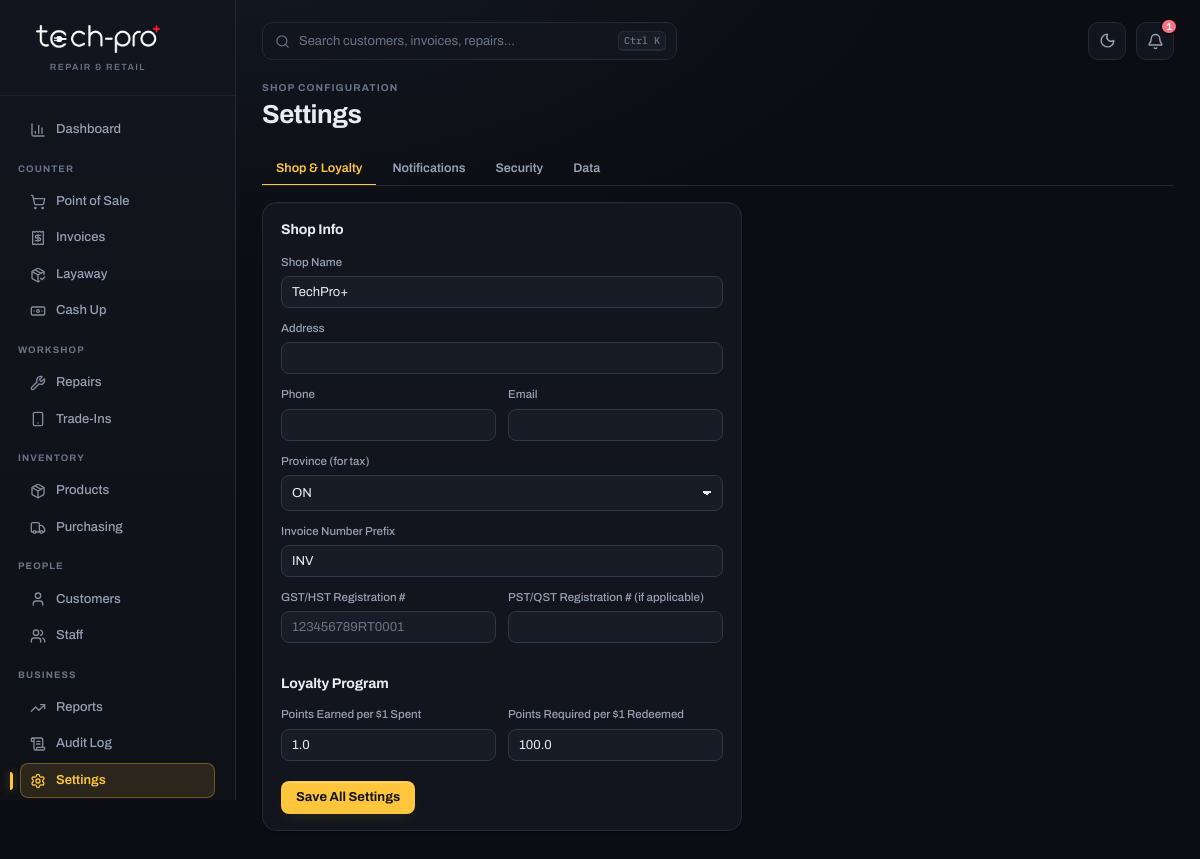
The page /settings (signed in) on the database its author committed.
### app/models.py (models this page shows)
class Setting(Base):
    __tablename__ = "settings"
    key = Column(String, primary_key=True)
    value = Column(Text)

### app/main.py (the view)
@app.get("/settings", response_class=HTMLResponse)
def settings_page(request: Request, db: Session = Depends(get_db)):
    staff = require_login(request, db)
    if not staff:
        return RedirectResponse("/login", status_code=303)
    if not role_allowed(staff, "owner"):
        return HTMLResponse("Forbidden — settings require owner role.", status_code=403)
    settings = {s.key: s.value for s in db.query(Setting).all()}
    flash = request.session.pop("flash", None)
    webhook_secret = get_sms_webhook_secret(db)
    sms_webhook_url = f"{str(request.base_url).rstrip('/')}/webhooks/sms-reply/{webhook_secret}"
    return templates.TemplateResponse(request, "settings.html", {
        "staff": staff, "settings": settings, "flash": flash,
        "security_question_set": bool(settings.get("security_answer_hash")),
        "sms_webhook_url": sms_webhook_url,
    })

### templates/settings.html (shortened to what this page needs)
{% extends "base.html" %}
{% block content %}
<div class="page-head"><div><div class="eyebrow">Shop Configuration</div><h1>Settings</h1></div></div>
<div class="tab-nav">
  <button type="button" class="tab-btn active" data-tab="general" onclick="switchTab('general')">Shop &amp; Loyalty</button>
  <button type="button" class="tab-btn" data-tab="notifications" onclick="switchTab('notifications')">Notifications</button>
  <button type="button" class="tab-btn" data-tab="security" onclick="switchTab('security')">Security</button>
  <button type="button" class="tab-btn" data-tab="data" onclick="switchTab('data')">Data</button>
</div>
<form method="post" action="/settings"><input type="hidden" name="csrf_token" value="{{ csrf_token() }}">
  <div class="tab-panel active" data-tab="general">
  <div class="card" style="max-width:480px">
    <h2>Shop Info</h2>
    <div class="form-group"><label>Shop Name</label><input name="shop_name" value="{{ settings.get('shop_name','') }}" required></div>
    <div class="form-group"><label>Address</label><input name="shop_address" value="{{ settings.get('shop_address','') }}"></div>
    <div class="form-row">
      <div class="form-group"><label>Phone</label><input name="shop_phone" value="{{ settings.get('shop_phone','') }}"></div>
      <div class="form-group"><label>Email</label><input name="shop_email" value="{{ settings.get('shop_email','') }}"></div>
    </div>
    <div class="form-group"><label>Province (for tax)</label>
      <select name="province">
        {% for p in ['ON','BC','AB','SK','MB','QC','NB','NS','PE','NL'] %}
        <option value="{{ p }}" {% if settings.get('province')==p %}selected{% endif %}>{{ p }}</option>
        {% endfor %}
      </select>
    </div>
    <div class="form-group"><label>Invoice Number Prefix</label><input name="invoice_prefix" value="{{ settings.get('invoice_prefix','') }}" required></div>
    <div class="form-row">
      <div class="form-group"><label>GST/HST Registration #</label><input name="shop_gst" value="{{ settings.get('shop_gst','') }}" placeholder="123456789RT0001"></div>
      <div class="form-group"><label>PST/QST Registration # (if applicable)</label><input name="shop_pst" value="{{ settings.get('shop_pst','') }}"></div>
    </div>
    <h2 style="margin-top:18px">Loyalty Program</h2>
    <div class="form-row">
      <div class="form-group"><label>Points Earned per $1 Spent</label><input name="points_per_dollar" type="number" step="0.1" value="{{ settings.get('points_per_dollar','1') }}"></div>
      <div class="form-group"><label>Points Required per $1 Redeemed</label><input name="points_redeem_rate" type="number" step="1" value="{{ settings.get('points_redeem_rate','100') }}"></div>
    </div>
    <button class="btn-primary" style="margin-top:8px">Save All Settings</button>
  </div>
  </div>
    {% set enc_active = true if settings.get('smtp_password','').startswith('enc:') else false %}
      {% set brevo_enc_active = true if settings.get('brevo_api_key','').startswith('enc:') else false %}
</form>
{% endblock %}

### rows shown on the page
Setting: shop_name "TechPro+"
Setting: province "ON"
Setting: invoice_prefix "INV"
Setting: points_per_dollar "1.0"
Setting: points_redeem_rate "100.0"
